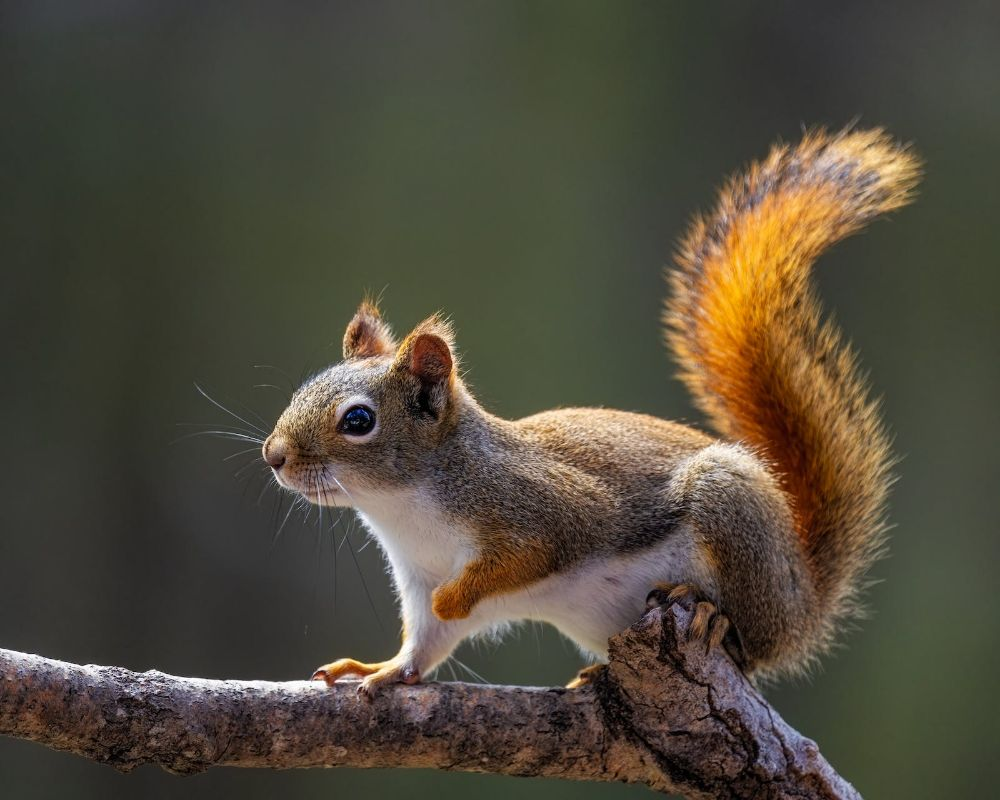
#> input picture image.jpg, 1000 x 800 px
$ python lab4.py   (older library calls are emulated)
#> lines starting #> are read from the running program, lines starting #| are printed output that depends on the picture; after the words box and inside, x2 and y2 are one past the last pixel; in counts of white or black regions, pixels touching at a corner belong together
import cv2
import matplotlib.pyplot as plt

img = cv2.imread("image.jpg", 0)
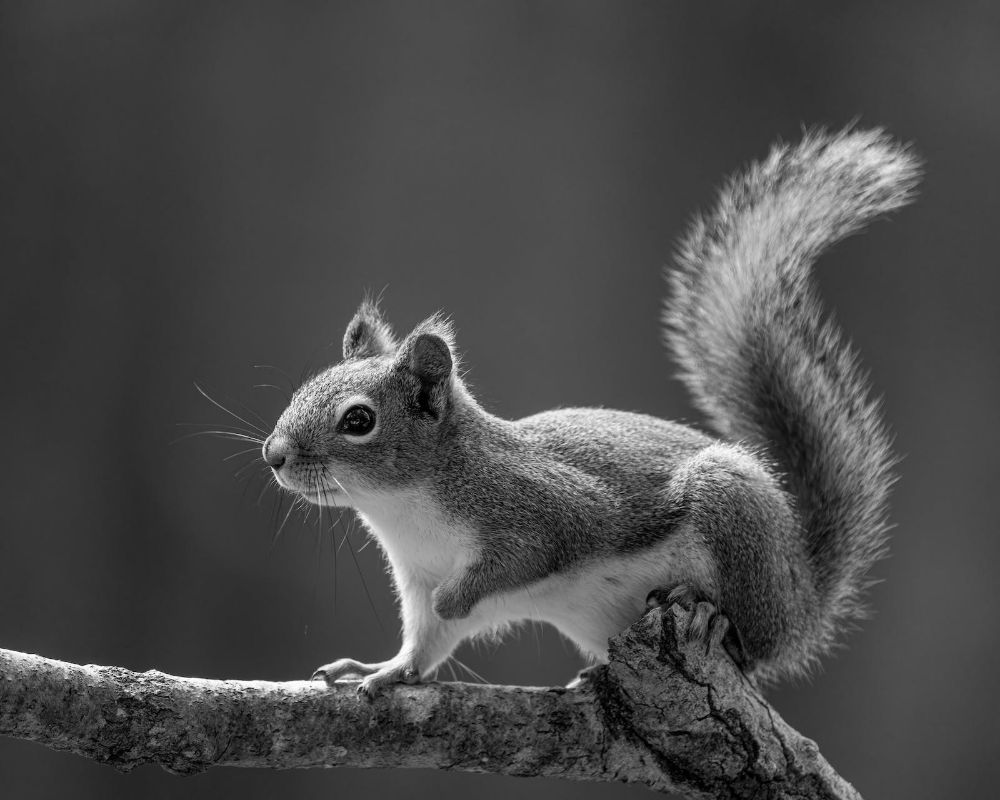
#> img: shape (800, 1000); min 0, max 255, mean 74.3

# Apply Laplacian Filter
result = cv2.Laplacian(img, cv2.CV_64F)
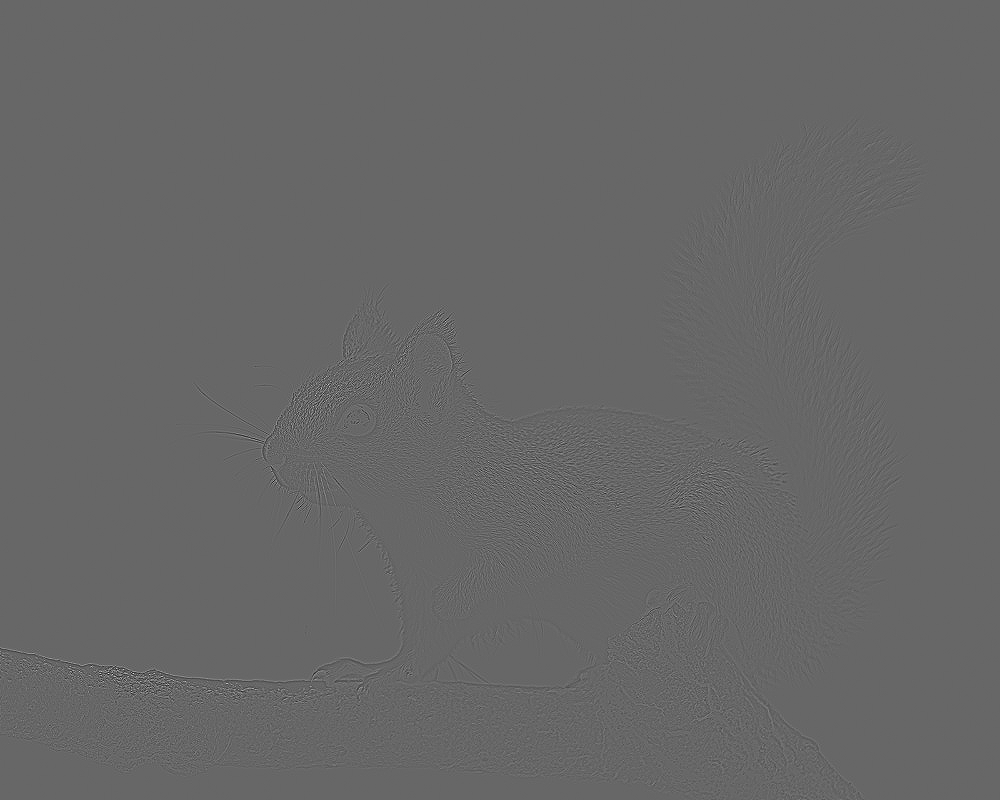
#> result: shape (800, 1000) float64; min -470, max 690, mean 0; drawn with min black and max white
result = cv2.convertScaleAbs(result)
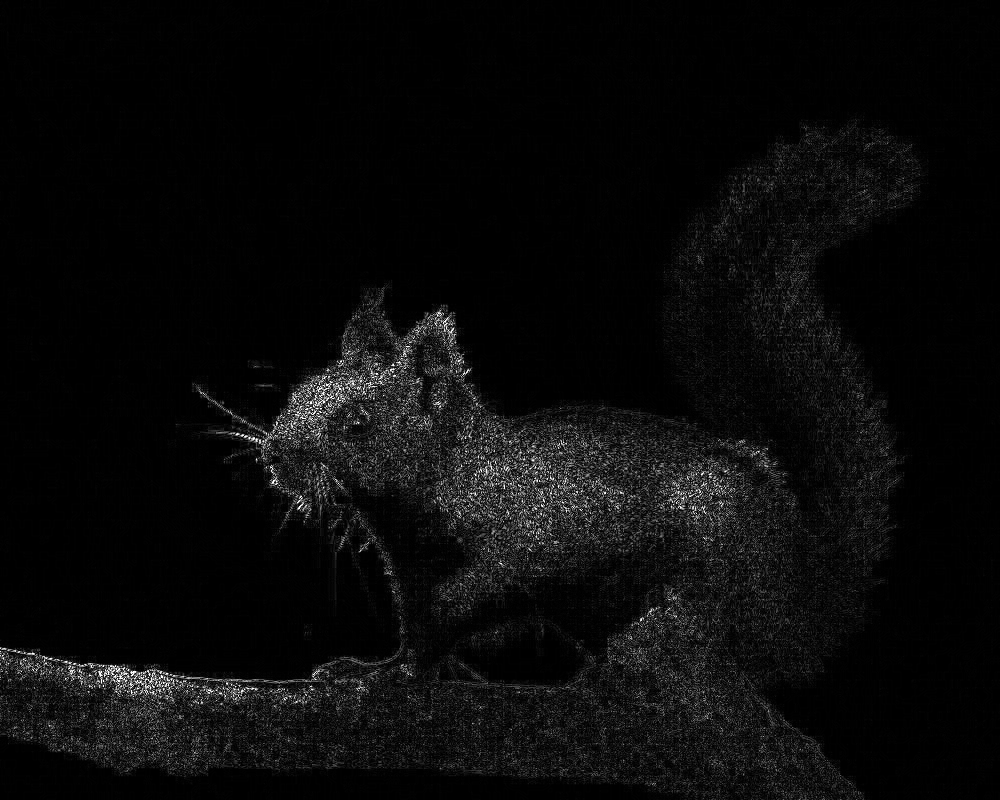
#> result: shape (800, 1000); min 0, max 255, mean 10.3

# Apply Threshold
_, edge = cv2.threshold(result, 30, 255,
                        cv2.THRESH_BINARY)
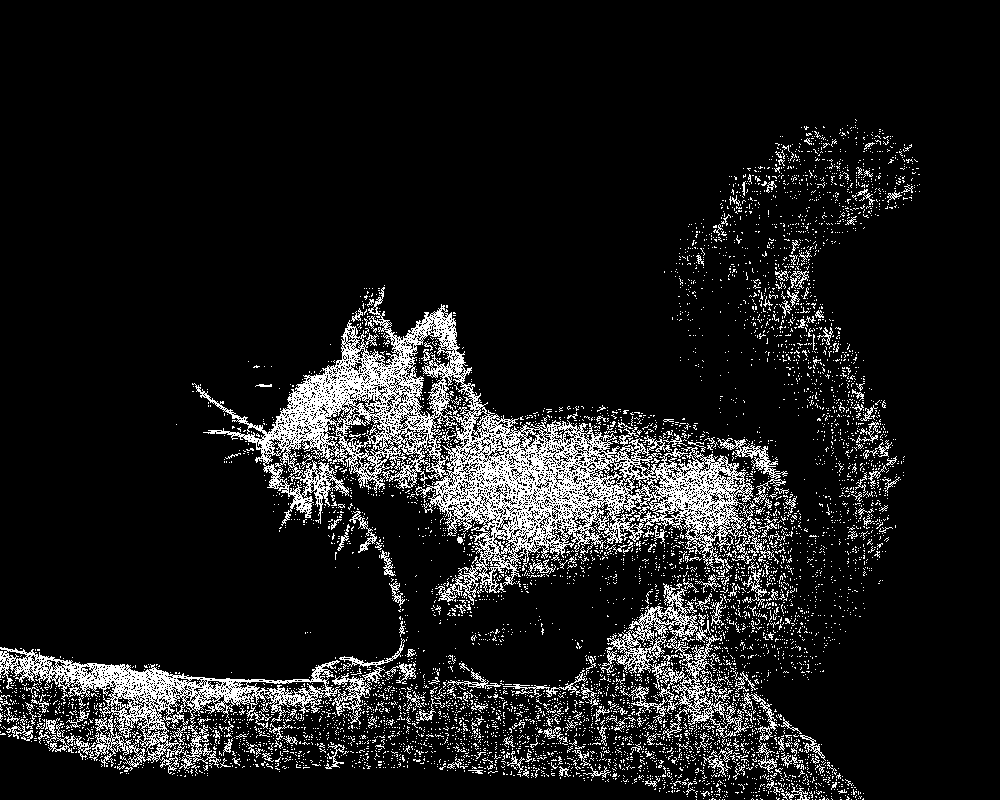
#> edge: shape (800, 1000); 10.6% white in thin lines or dots, all inside (x1, y1, x2, y2) = (0, 119, 920, 800)

# Display Images
plt.figure(figsize=(10, 5))

plt.subplot(1, 3, 1)
plt.imshow(img, cmap="gray")
plt.title("Original Image")
plt.axis("off")

plt.subplot(1, 3, 2)
plt.imshow(result, cmap="gray")
plt.title("Laplacian Image")
plt.axis("off")

plt.subplot(1, 3, 3)
plt.imshow(edge, cmap="gray")
plt.title("Edge Detection")
plt.axis("off")

plt.tight_layout()
plt.show()
